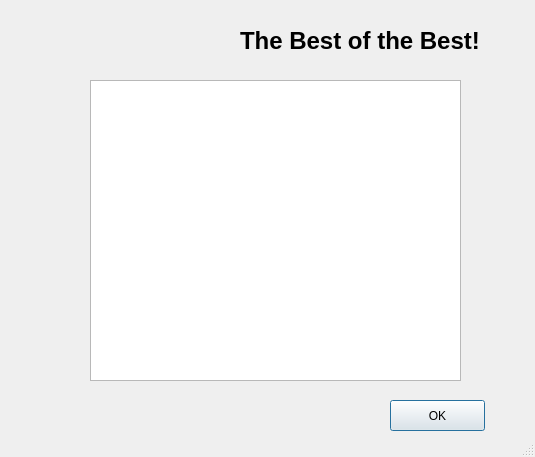
<?xml version="1.0" encoding="UTF-8"?>
<ui version="4.0">
 <class>Top10</class>
 <widget class="QDialog" name="Top10">
  <property name="windowModality">
   <enum>Qt::WindowModal</enum>
  </property>
  <property name="geometry">
   <rect>
    <x>0</x>
    <y>0</y>
    <width>535</width>
    <height>457</height>
   </rect>
  </property>
  <property name="windowTitle">
   <string>Dialog</string>
  </property>
  <property name="sizeGripEnabled">
   <bool>true</bool>
  </property>
  <property name="modal">
   <bool>true</bool>
  </property>
  <widget class="QLabel" name="label">
   <property name="geometry">
    <rect>
     <x>240</x>
     <y>10</y>
     <width>291</width>
     <height>61</height>
    </rect>
   </property>
   <property name="font">
    <font>
     <pointsize>18</pointsize>
     <weight>75</weight>
     <bold>true</bold>
    </font>
   </property>
   <property name="text">
    <string>The Best of the Best!</string>
   </property>
  </widget>
  <widget class="QTextEdit" name="textEdit">
   <property name="geometry">
    <rect>
     <x>90</x>
     <y>80</y>
     <width>371</width>
     <height>301</height>
    </rect>
   </property>
  </widget>
  <widget class="QPushButton" name="pushButton">
   <property name="geometry">
    <rect>
     <x>390</x>
     <y>400</y>
     <width>95</width>
     <height>31</height>
    </rect>
   </property>
   <property name="text">
    <string>OK</string>
   </property>
  </widget>
 </widget>
 <resources/>
 <connections>
  <connection>
   <sender>pushButton</sender>
   <signal>clicked()</signal>
   <receiver>Top10</receiver>
   <slot>close()</slot>
   <hints>
    <hint type="sourcelabel">
     <x>437</x>
     <y>415</y>
    </hint>
    <hint type="destinationlabel">
     <x>267</x>
     <y>228</y>
    </hint>
   </hints>
  </connection>
 </connections>
</ui>
